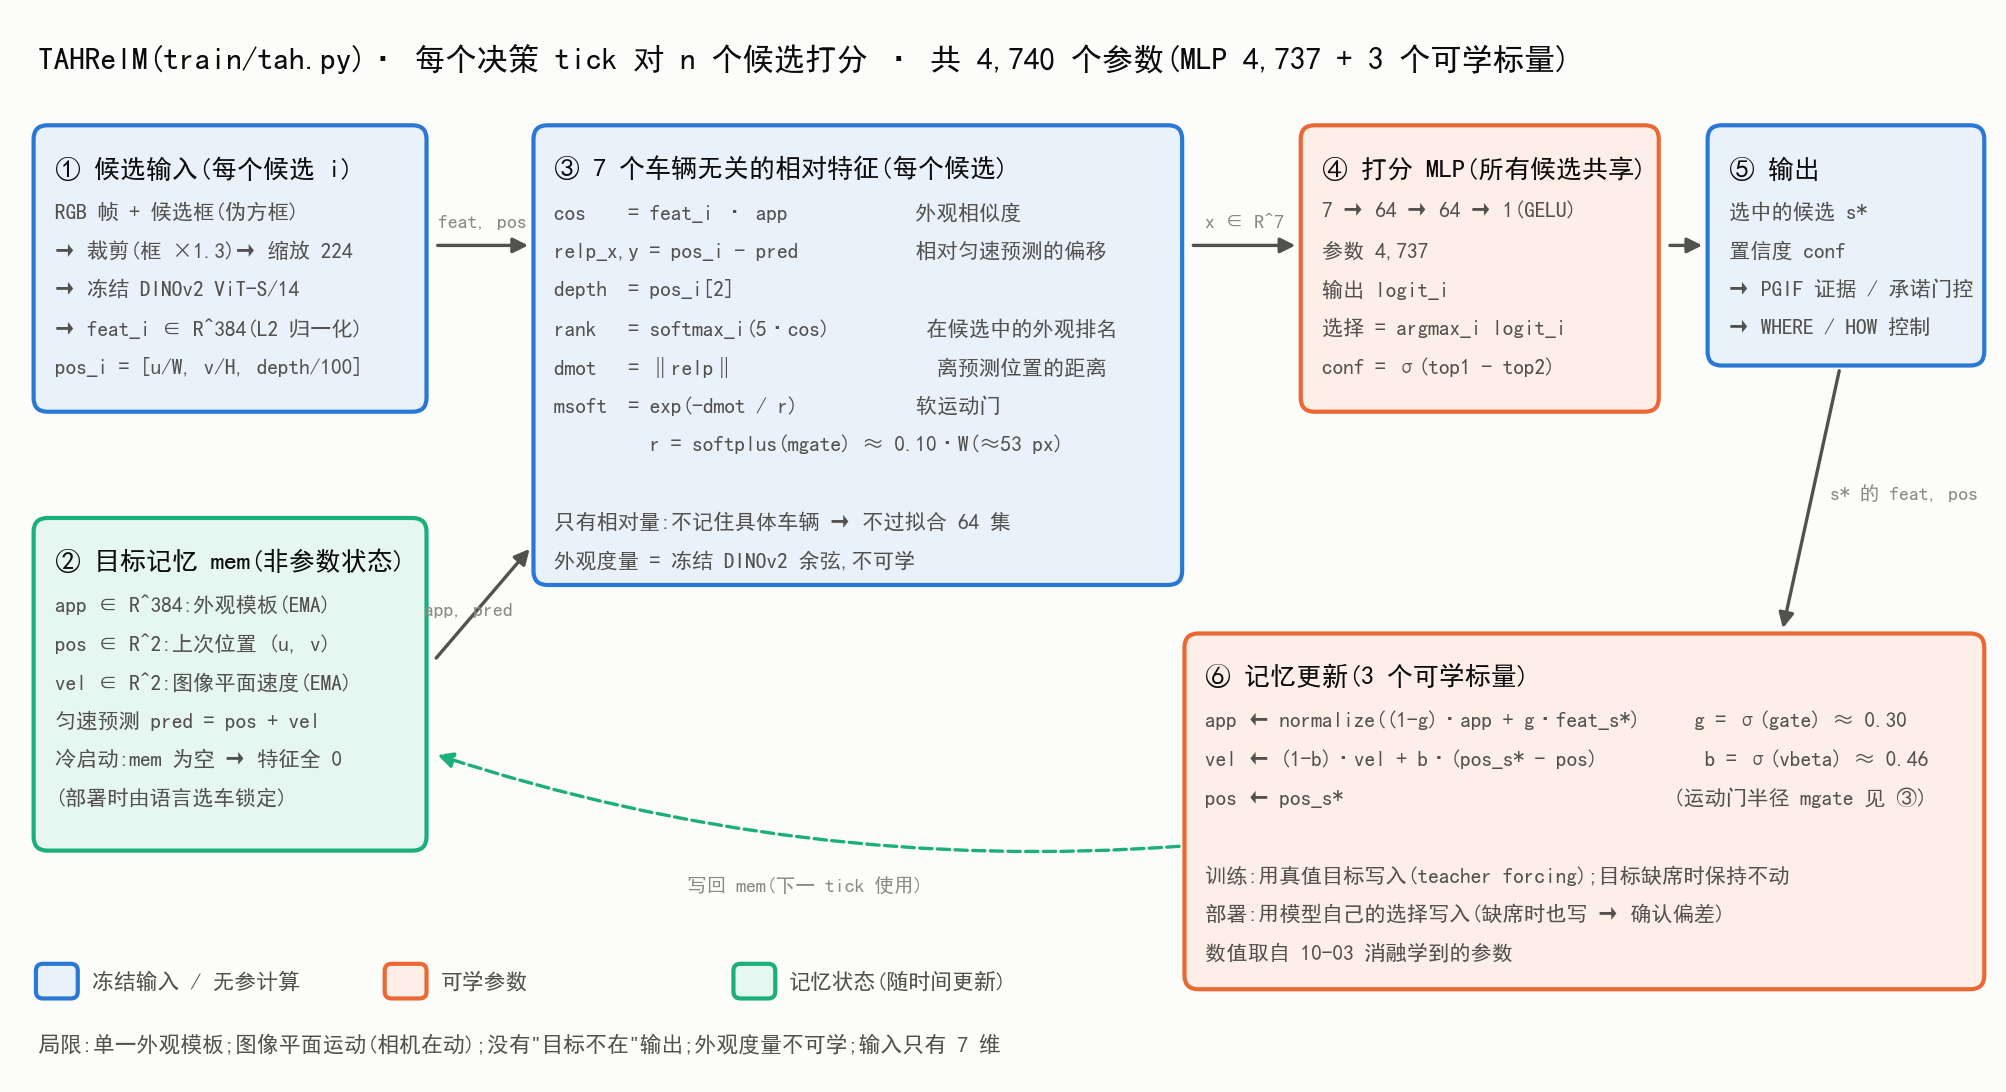

Here is the Python script that generated this plot:
"""TAHRelM structure diagram (train/tah.py::TAHRelM, 4,740 params). Palette: dataviz reference categorical slots 1-3
(validated light, all-pairs: CVD ΔE 9.2, normal 24.0; aqua < 3:1 contrast → every box carries a visible text label).
  python3 acot_note/figs/fig_tahrelm_structure.py  → acot_note/figs/fig_tahrelm_structure.png"""
import matplotlib
matplotlib.use("Agg")
import matplotlib.pyplot as plt
from matplotlib import font_manager
from matplotlib.patches import FancyBboxPatch, FancyArrowPatch

font_manager.fontManager.addfont("/home/hque/.local/share/fonts/SimHei.ttf")
plt.rcParams["font.family"] = "SimHei"
plt.rcParams["axes.unicode_minus"] = False

SURF, INK, INK2, MUTED = "#fcfcfb", "#0b0b0b", "#52514e", "#8a8984"
BLUE, ORANGE, AQUA = "#2a78d6", "#eb6834", "#1baf7a"          # frozen input · learned · memory state
TINT = {BLUE: "#e9f1fb", ORANGE: "#fdeee7", AQUA: "#e6f6f0"}

fig, ax = plt.subplots(figsize=(17, 9.2), dpi=150)
fig.patch.set_facecolor(SURF); ax.set_facecolor(SURF)
ax.set_xlim(0, 170); ax.set_ylim(0, 92); ax.axis("off")


def box(x, y, w, h, color, title, lines=(), title_size=12.5, body_size=10.2, dashed=False):
    ax.add_patch(FancyBboxPatch((x, y), w, h, boxstyle="round,pad=0.4,rounding_size=1.2", lw=2,
                                edgecolor=color, facecolor=TINT[color], linestyle="--" if dashed else "-"))
    ax.text(x + 1.4, y + h - 2.2, title, fontsize=title_size, color=INK, weight="bold", va="top")
    for i, s in enumerate(lines):
        ax.text(x + 1.4, y + h - 6.2 - i * 3.35, s, fontsize=body_size, color=INK2, va="top")


def arrow(x0, y0, x1, y1, text=None, color=INK2, rad=0.0, ls="-", tx=None, ty=None):
    ax.add_patch(FancyArrowPatch((x0, y0), (x1, y1), arrowstyle="-|>", mutation_scale=15, lw=1.6,
                                 color=color, linestyle=ls, connectionstyle=f"arc3,rad={rad}"))
    if text:
        ax.text(tx if tx is not None else (x0 + x1) / 2, ty if ty is not None else (y0 + y1) / 2 + 1.2, text,
                fontsize=9.5, color=MUTED, ha="center")


ax.text(2, 89.5, "TAHRelM(train/tah.py)· 每个决策 tick 对 n 个候选打分 · 共 4,740 个参数(MLP 4,737 + 3 个可学标量)",
        fontsize=15, color=INK, weight="bold", va="top")

# ---- inputs (frozen) ----
box(2, 58, 33, 24, BLUE, "① 候选输入(每个候选 i)",
    ["RGB 帧 + 候选框(伪方框)", "→ 裁剪(框 ×1.3)→ 缩放 224", "→ 冻结 DINOv2 ViT-S/14", "→ feat_i ∈ R^384(L2 归一化)",
     "pos_i = [u/W, v/H, depth/100]"])
# ---- memory ----
box(2, 20, 33, 28, AQUA, "② 目标记忆 mem(非参数状态)",
    ["app ∈ R^384:外观模板(EMA)", "pos ∈ R^2:上次位置 (u, v)", "vel ∈ R^2:图像平面速度(EMA)",
     "匀速预测 pred = pos + vel", "冷启动:mem 为空 → 特征全 0", "(部署时由语言选车锁定)"])
# ---- relative features ----
box(45, 43, 55, 39, BLUE, "③ 7 个车辆无关的相对特征(每个候选)",
    ["cos    = feat_i · app            外观相似度",
     "relp_x,y = pos_i - pred           相对匀速预测的偏移",
     "depth  = pos_i[2]",
     "rank   = softmax_i(5·cos)         在候选中的外观排名",
     "dmot   = ‖relp‖                   离预测位置的距离",
     "msoft  = exp(-dmot / r)           软运动门",
     "         r = softplus(mgate) ≈ 0.10·W(≈53 px)",
     "",
     "只有相对量:不记住具体车辆 → 不过拟合 64 集",
     "外观度量 = 冻结 DINOv2 余弦,不可学"], body_size=10.2)
# ---- MLP ----
box(111, 58, 30, 24, ORANGE, "④ 打分 MLP(所有候选共享)",
    ["7 → 64 → 64 → 1(GELU)", "参数 4,737", "输出 logit_i", "选择 = argmax_i logit_i",
     "conf = σ(top1 - top2)"])
# ---- output ----
box(146, 62, 23, 20, BLUE, "⑤ 输出",
    ["选中的候选 s*", "置信度 conf", "→ PGIF 证据 / 承诺门控", "→ WHERE / HOW 控制"])
# ---- update ----
box(101, 8, 68, 30, ORANGE, "⑥ 记忆更新(3 个可学标量)",
    ["app ← normalize((1-g)·app + g·feat_s*)     g = σ(gate) ≈ 0.30",
     "vel ← (1-b)·vel + b·(pos_s* - pos)          b = σ(vbeta) ≈ 0.46",
     "pos ← pos_s*                               (运动门半径 mgate 见 ③)",
     "",
     "训练:用真值目标写入(teacher forcing);目标缺席时保持不动",
     "部署:用模型自己的选择写入(缺席时也写 → 确认偏差)",
     "数值取自 10-03 消融学到的参数"], body_size=10.2)

# ---- flows ----
arrow(36, 72, 44.5, 72, "feat, pos", tx=40.2, ty=73.6)
arrow(36, 36, 44.5, 46, "app, pred", tx=39.0, ty=40.0)
arrow(101, 72, 110.5, 72, "x ∈ R^7", ty=73.6)
arrow(142, 72, 145.5, 72)
arrow(157, 61.5, 152, 38.5, "s* 的 feat, pos", tx=162.5, ty=50)
arrow(100.5, 20, 36, 28, "写回 mem(下一 tick 使用)", rad=-0.10, ls="--", color=AQUA, tx=68, ty=16)

# ---- legend (≥2 categories → legend present; identity never colour-alone: every box is labelled) ----
lx, ly = 2, 7
for i, (c, lab) in enumerate([(BLUE, "冻结输入 / 无参计算"), (ORANGE, "可学参数"), (AQUA, "记忆状态(随时间更新)")]):
    ax.add_patch(FancyBboxPatch((lx + i * 30, ly), 3.2, 2.6, boxstyle="round,pad=0.2,rounding_size=0.6",
                                edgecolor=c, facecolor=TINT[c], lw=2))
    ax.text(lx + i * 30 + 4.6, ly + 1.3, lab, fontsize=10.5, color=INK2, va="center")
ax.text(2, 2.2, "局限:单一外观模板;图像平面运动(相机在动);没有\"目标不在\"输出;外观度量不可学;输入只有 7 维",
        fontsize=10.5, color=INK2)

out = __file__.replace(".py", ".png")
fig.savefig(out, bbox_inches="tight", facecolor=SURF)
print("saved", out)
